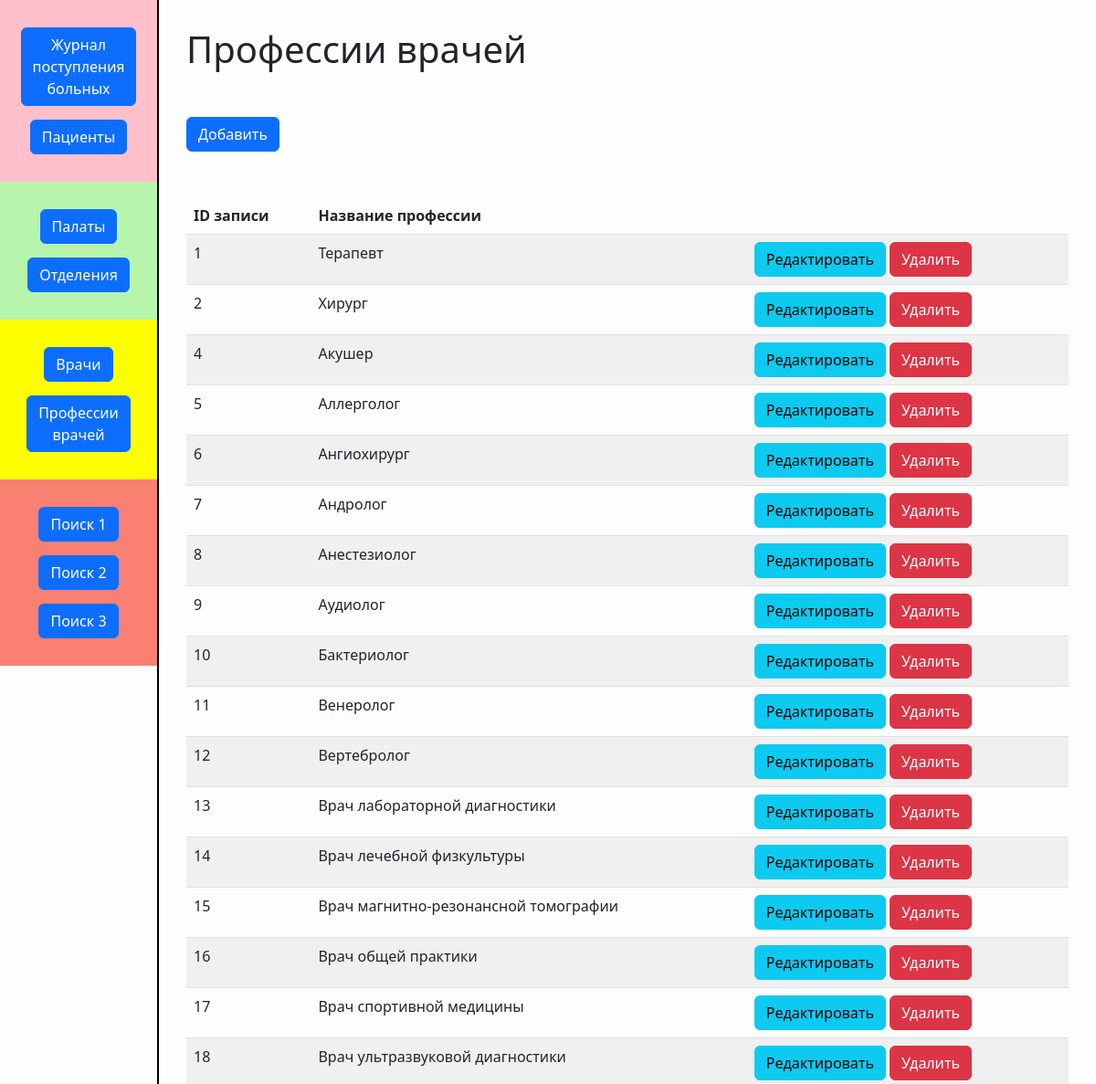
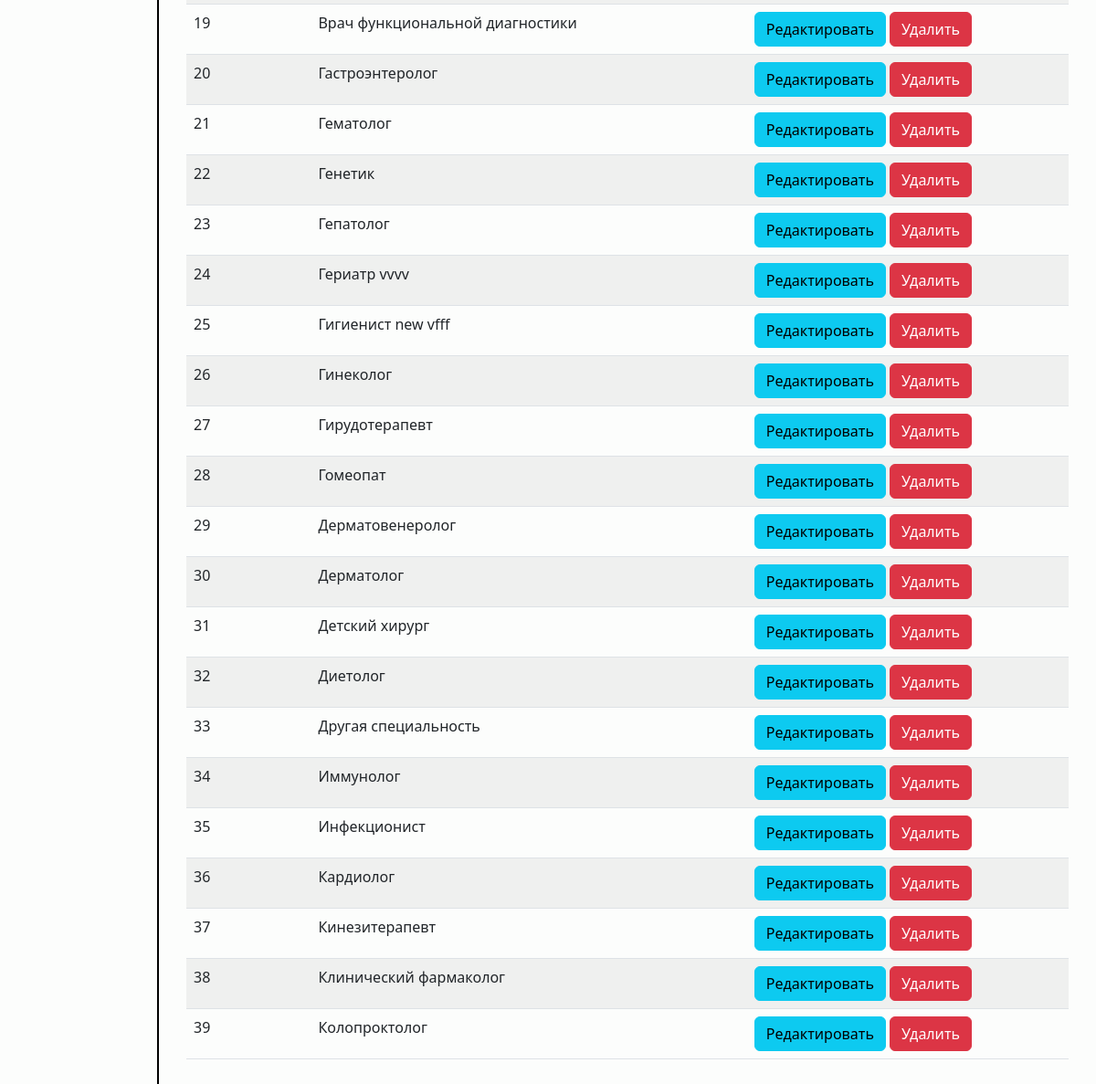
Screenshot of /pages/professions/index.php with the database file from the repository (2 pictures, top to bottom).
### tables this page shows
CREATE TABLE IF NOT EXISTS `professions` (
  `id_professions` int(11) NOT NULL AUTO_INCREMENT,
  `profession` varchar(50) NOT NULL,
  PRIMARY KEY (`id_professions`),
  UNIQUE KEY `proffesion` (`profession`)
);

### models/Professions/utils/function.php (called while the page is built, shortened)
<?
    function getAllProfessions($base){
        $sql = "SELECT
                id_professions, profession
                FROM `professions`
                ORDER BY id_professions";
        $res = $base -> query($sql);
        $professions = $res ->fetch_all(MYSQLI_ASSOC);
        return $professions;
    }
?>

### models/Professions/components/ProfessionsTable.php (the view)
<?
   $professions = getAllProfessions($base);
?>
<table class="table table-striped"">
    <thead>
        <tr>
            <th>ID записи</th>
            <th>Название профессии</th>
            <th></th>
        </tr>
    </thead>
    <tbody>
    <?php
        for ($i = 0; $i<count($professions); $i++) {
                ?>
    <tr>
        <td><? echo  $professions[$i]['id_professions']?></td>
        <td><? echo  $professions[$i]['profession']?></td>
        <td>
            <a href="./edit.php?id=<?echo $professions[$i]['id_professions']?>" class="btn btn-info">Редактировать</a>
            <a href="?delete=<?echo $professions[$i]['id_professions']?>" class="btn btn-danger">Удалить</a>
        </td>
    </tr>
    <?}?>
    </tbody>
</table>

### rows the page displays
professions: id_professions "1", profession "Терапевт"
professions: id_professions "2", profession "Хирург"
professions: id_professions "4", profession "Акушер"
professions: id_professions "5", profession "Аллерголог"
professions: id_professions "6", profession "Ангиохирург"
professions: id_professions "7", profession "Андролог"
professions: id_professions "8", profession "Анестезиолог"
professions: id_professions "9", profession "Аудиолог"
professions: id_professions "10", profession "Бактериолог"
professions: id_professions "11", profession "Венеролог"
professions: id_professions "12", profession "Вертебролог"
professions: id_professions "13", profession "Врач лабораторной диагностики"
professions: id_professions "14", profession "Врач лечебной физкультуры"
professions: id_professions "15", profession "Врач магнитно-резонансной томографии"
professions: id_professions "16", profession "Врач общей практики"
professions: id_professions "17", profession "Врач спортивной медицины"
professions: id_professions "18", profession "Врач ультразвуковой диагностики"
professions: id_professions "19", profession "Врач функциональной диагностики"
professions: id_professions "20", profession "Гастроэнтеролог"
professions: id_professions "21", profession "Гематолог"
professions: id_professions "22", profession "Генетик"
professions: id_professions "23", profession "Гепатолог"
professions: id_professions "24", profession "Гериатр vvvv"
professions: id_professions "25", profession "Гигиенист new vfff"
professions: id_professions "26", profession "Гинеколог"
professions: id_professions "27", profession "Гирудотерапевт"
professions: id_professions "28", profession "Гомеопат"
professions: id_professions "29", profession "Дерматовенеролог"
professions: id_professions "30", profession "Дерматолог"
professions: id_professions "31", profession "Детский хирург"
professions: id_professions "32", profession "Диетолог"
professions: id_professions "33", profession "Другая специальность"
professions: id_professions "34", profession "Иммунолог"
professions: id_professions "35", profession "Инфекционист"
professions: id_professions "36", profession "Кардиолог"
professions: id_professions "37", profession "Кинезитерапевт"
professions: id_professions "38", profession "Клинический фармаколог"
professions: id_professions "39", profession "Колопроктолог"
